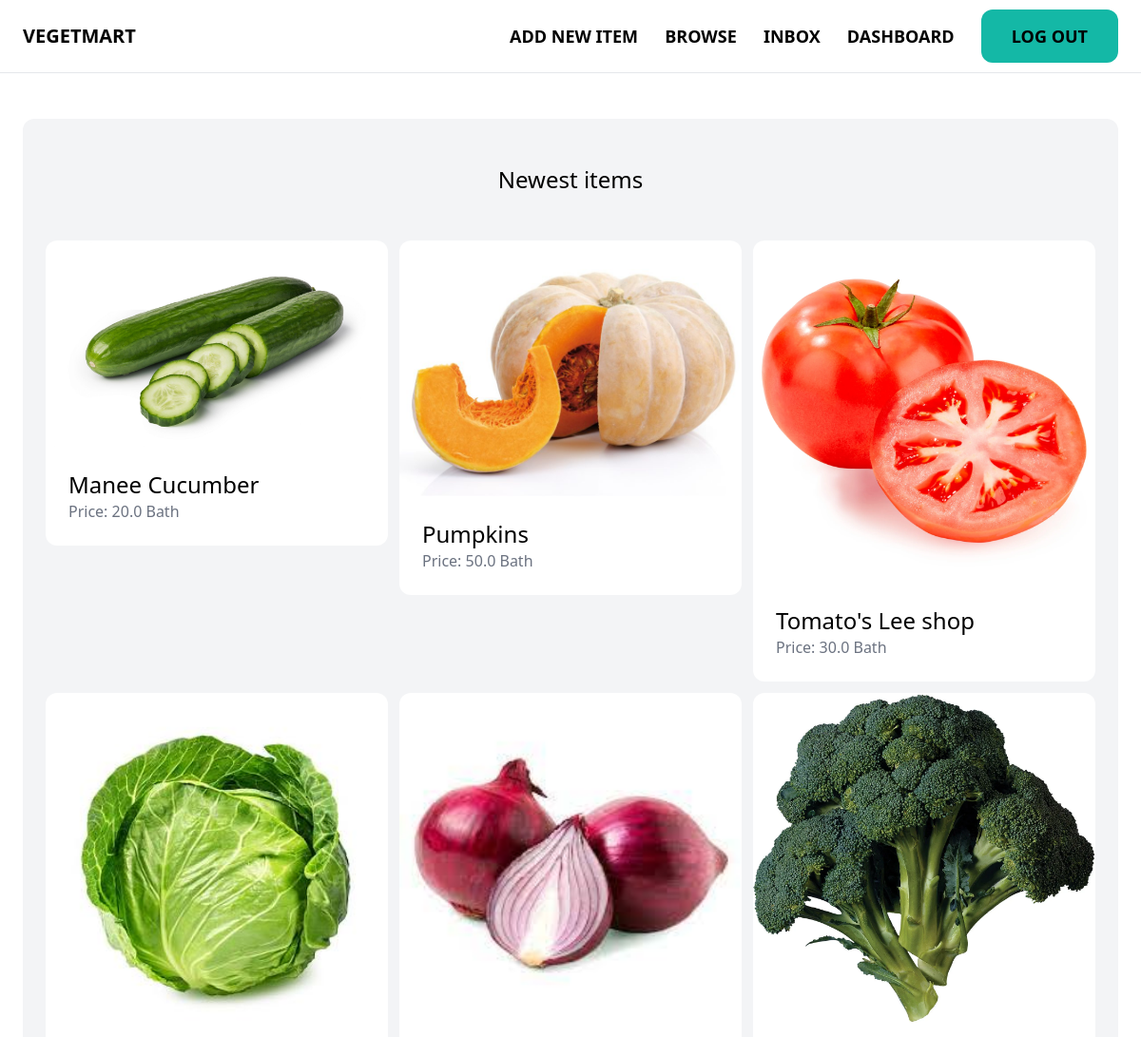
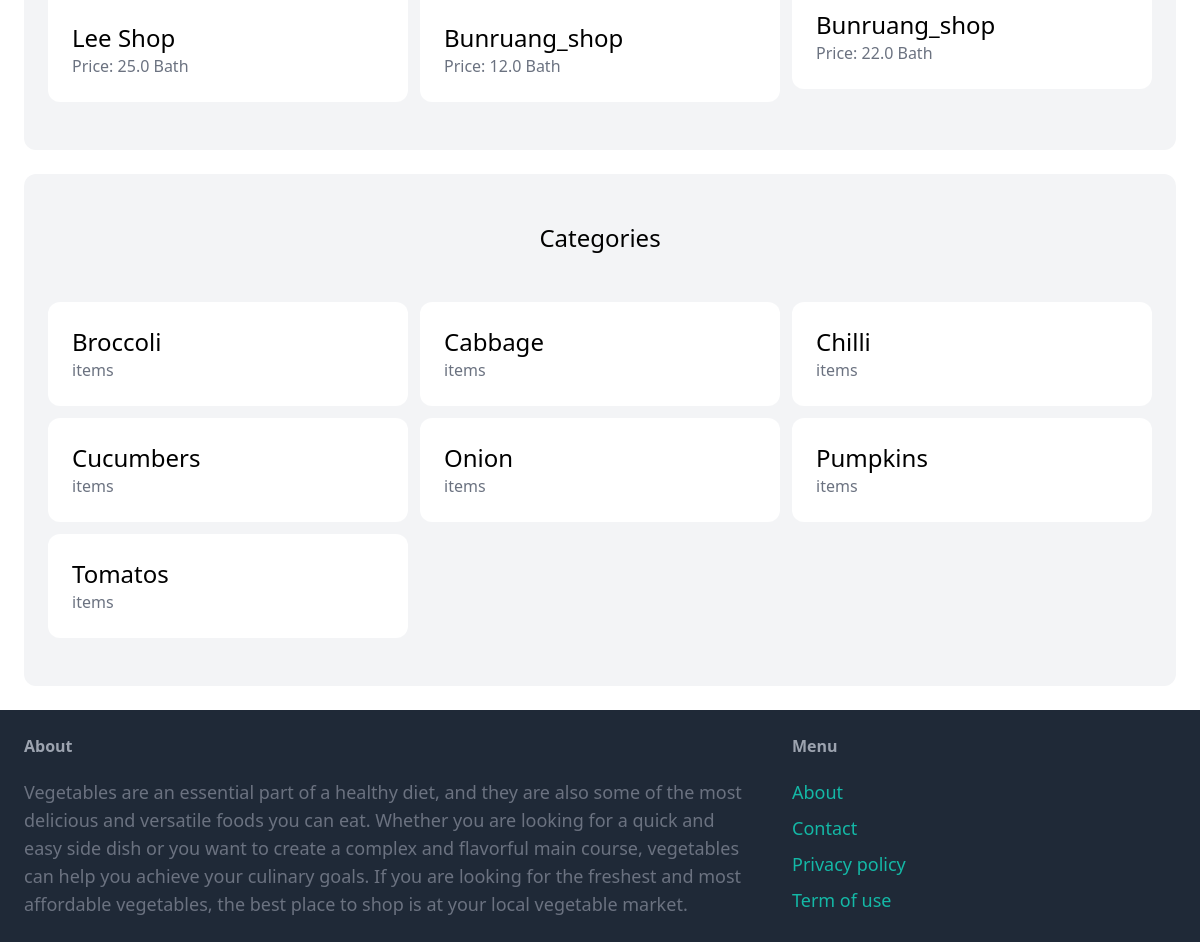
The app's page / (signed in) with its own data (2 pictures, top to bottom).
### item/models.py (models this page shows, shortened)
class Item(models.Model):
    category = models.ForeignKey(Category, related_name='item', on_delete=models.CASCADE)
    name = models.CharField(max_length=255)
    description = models.TextField(blank=True, null=True)
    price = models.FloatField()
    image = models.ImageField(upload_to='item_images', blank=True, null=True) # need config to setting.py UPLOAD
    is_sold = models.BooleanField(default=False)
    created_by = models.ForeignKey(User, related_name='items', on_delete=models.CASCADE)
    created_at = models.DateTimeField(auto_created=True, auto_now_add=True)

class Category(models.Model):
    name = models.CharField(max_length=255)
    class Meta:
        ordering = ('name',)
        verbose_name_plural = 'Categories'

### core/views.py (the view)
# urls.py: path('', views.index, name='index'),
def index(request):
    items = Item.objects.filter(is_sold=False)[0:6]
    categories = Category.objects.all()
    return render(request, 'core/index.html', {
        'categories': categories,
        'items': items,
    })

### core/templates/core/index.html (shortened to what this page needs)
{% extends 'core/base.html' %}
{% block content %}
    <div class="mt-6 px-6 py-12 bg-gray-100 rounded-xl">
        <h2 class="mb-12 text-2xl text-center">Newest items</h2>
        <div class="grid grid-cols-3 gap-3">
            {% for item in items %}
                <div>
                    <a href="{% url 'item:detail' item.id %}">
                        <div>
                            <img src="{{ item.image.url }}" class="w-full rounded-t-xl">
                        </div>
                        <div class="p-6 bg-white rounded-b-xl">
                            <h2 class="text-2xl">{{ item.name }}</h2>
                            <p class="text-gray-500">Price: {{ item.price }} Bath</p>
                        </div>
                    </a>
                </div>
            {% endfor %}
        </div>
    </div>
    <div class="mt-6 px-6 py-12 bg-gray-100 rounded-xl">
        <h2 class="mb-12 text-2xl text-center"> Categories</h2>
        <div class="grid grid-cols-3 gap-3">
            {% for category in categories %}
                <div>
                    <a href="#">
                        <div class="p-6 bg-white rounded-xl">
                            <h2 class="text-2xl">{{ category.name }}</h2>
                            <p class="text-gray-500">{{ category.items.count }} items</p>
                        </div>
                    </a>
                </div>
            {% endfor %}
        </div>
    </div>
{% endblock %}

### records on screen
Item: image (picture), name "Manee Cucumber", price "20.0"
Item: image (picture), name "Pumpkins", price "50.0"
Item: image (picture), name "Tomato's Lee shop", price "30.0"
Item: image (picture), name "Lee Shop", price "25.0"
Item: image (picture), name "Bunruang_shop", price "12.0"
Item: image (picture), name "Bunruang_shop", price "22.0"
Category: name "Broccoli"
Category: name "Cabbage"
Category: name "Chilli"
Category: name "Cucumbers"
Category: name "Onion"
Category: name "Pumpkins"
Category: name "Tomatos"
